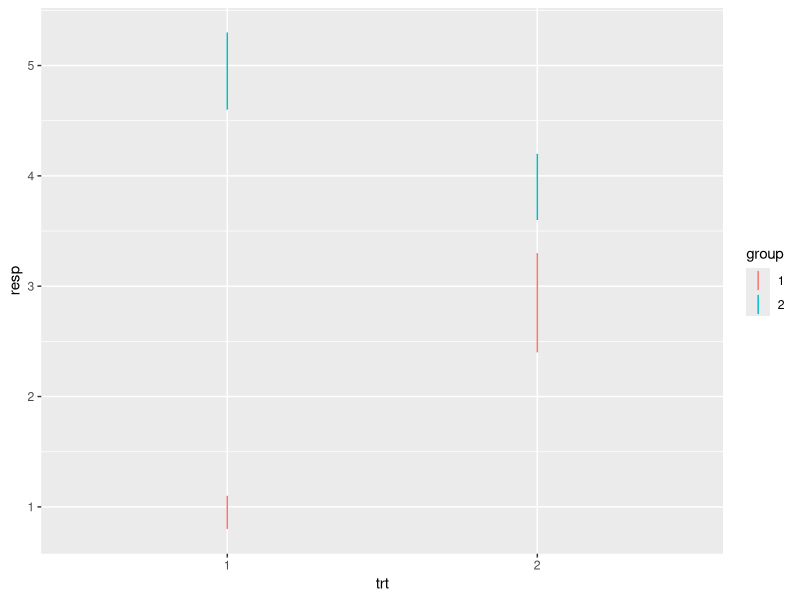
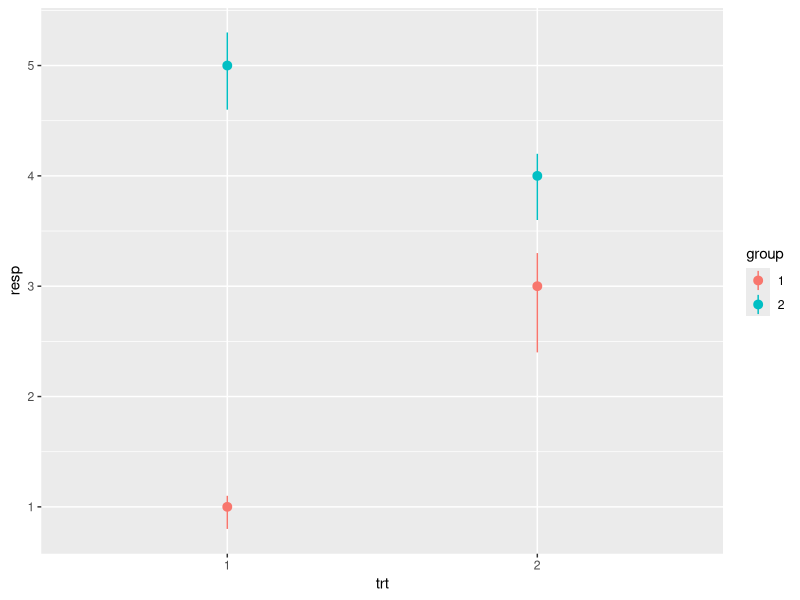
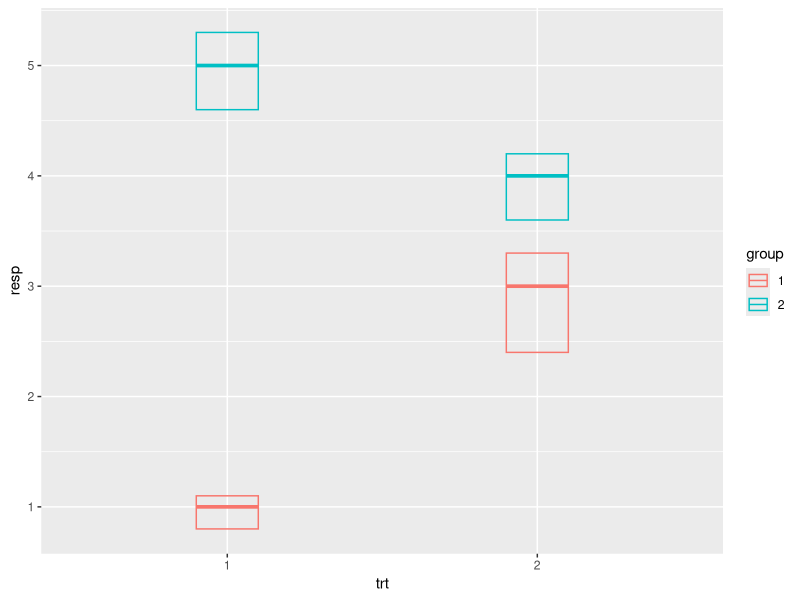
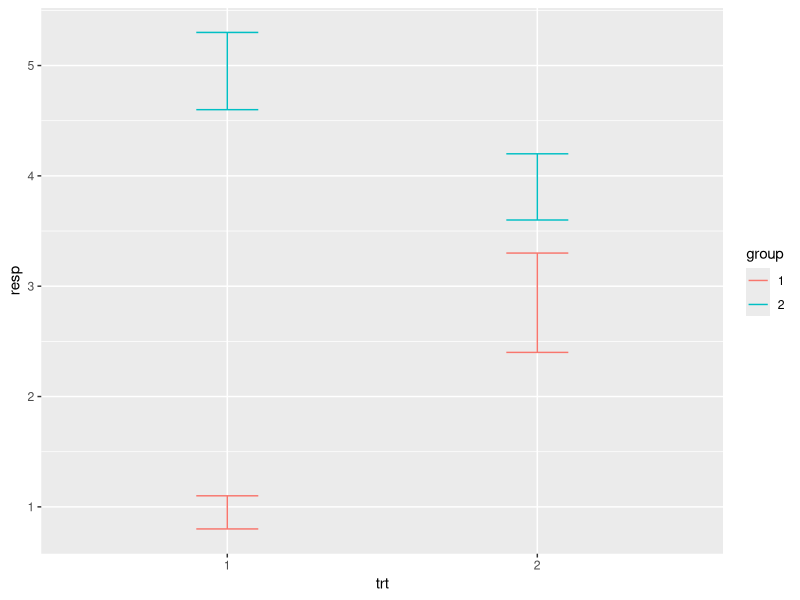
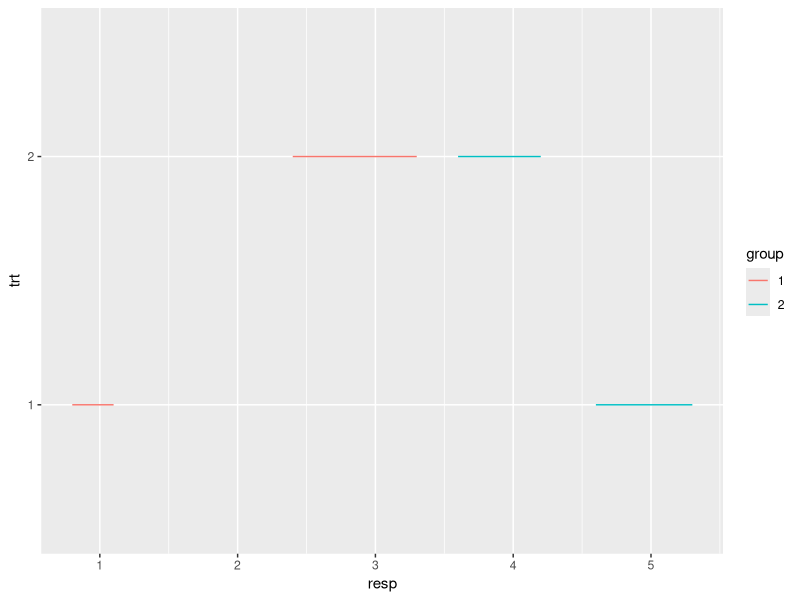
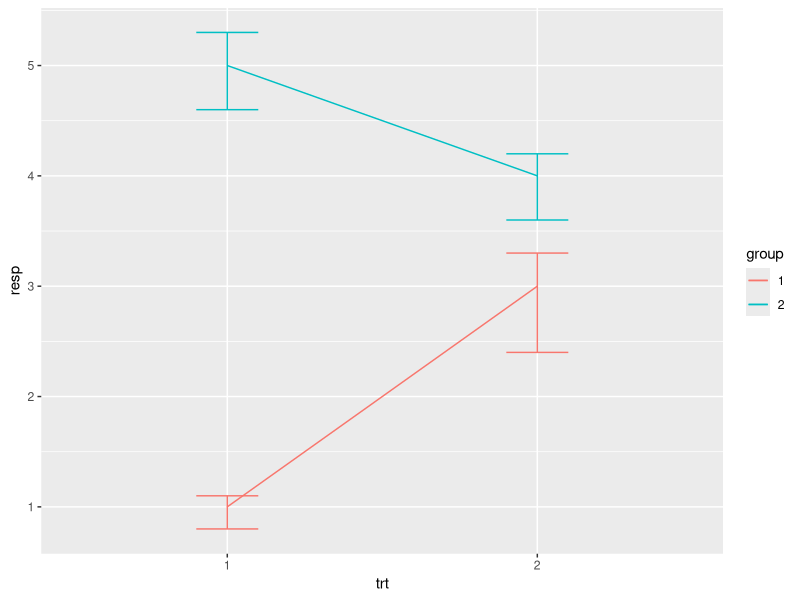
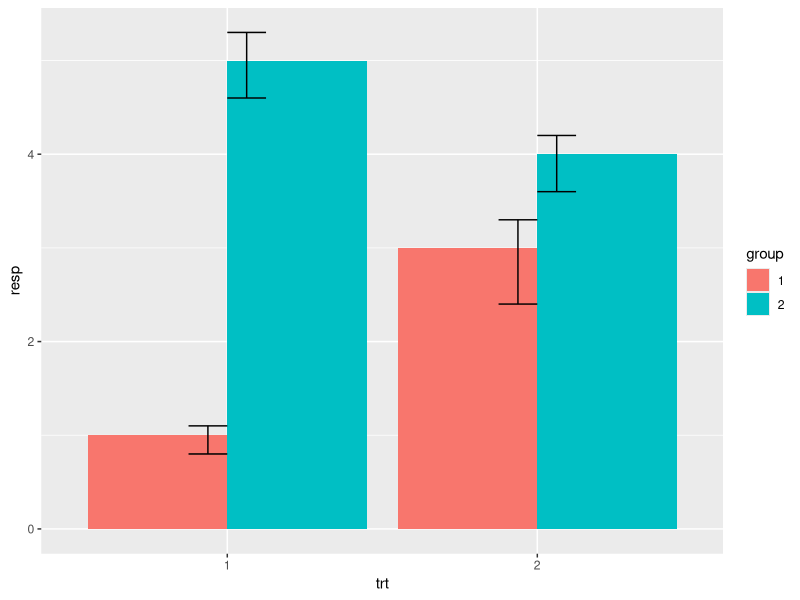
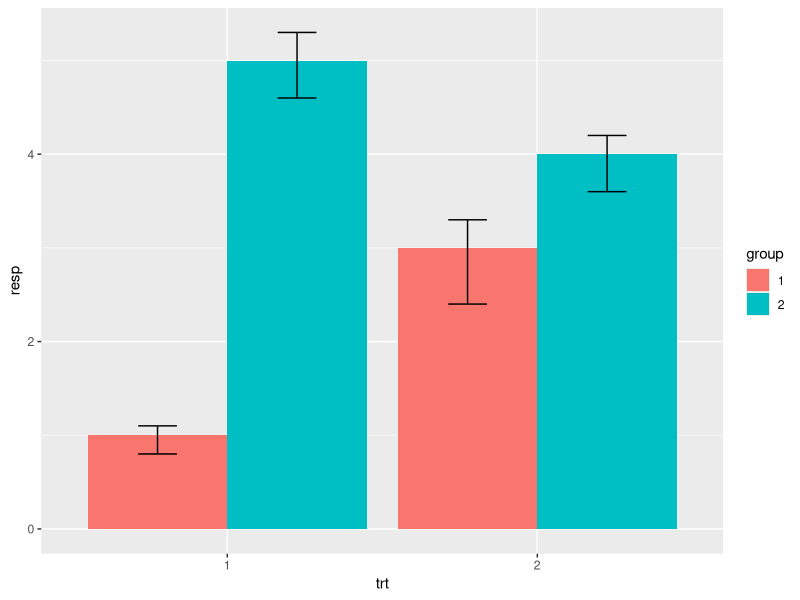

Write the R code that produced these figures, in order.
# r2py crawler metadata
# package: ggplot2
# source_type: rd_example
# topic: geom_linerange.Rd
# source_file: C:\Users\bened\AppData\Local\R\win-library\4.5\ggplot2\help
# lines: 47

suppressPackageStartupMessages(library(ggplot2))
# Create a simple example dataset
df <- data.frame(
  trt = factor(c(1, 1, 2, 2)),
  resp = c(1, 5, 3, 4),
  group = factor(c(1, 2, 1, 2)),
  upper = c(1.1, 5.3, 3.3, 4.2),
  lower = c(0.8, 4.6, 2.4, 3.6)
)

p <- ggplot(df, aes(trt, resp, colour = group))
p + geom_linerange(aes(ymin = lower, ymax = upper))
p + geom_pointrange(aes(ymin = lower, ymax = upper))
p + geom_crossbar(aes(ymin = lower, ymax = upper), width = 0.2)
p + geom_errorbar(aes(ymin = lower, ymax = upper), width = 0.2)

# Flip the orientation by changing mapping
ggplot(df, aes(resp, trt, colour = group)) +
  geom_linerange(aes(xmin = lower, xmax = upper))

# Draw lines connecting group means
p +
  geom_line(aes(group = group)) +
  geom_errorbar(aes(ymin = lower, ymax = upper), width = 0.2)

# If you want to dodge bars and errorbars, you need to manually
# specify the dodge width
p <- ggplot(df, aes(trt, resp, fill = group))
p +
 geom_col(position = "dodge") +
 geom_errorbar(aes(ymin = lower, ymax = upper), position = "dodge", width = 0.25)

# Because the bars and errorbars have different widths
# we need to specify how wide the objects we are dodging are
dodge <- position_dodge(width=0.9)
p +
  geom_col(position = dodge) +
  geom_errorbar(aes(ymin = lower, ymax = upper), position = dodge, width = 0.25)

# When using geom_errorbar() with position_dodge2(), extra padding will be
# needed between the error bars to keep them aligned with the bars.
p +
geom_col(position = "dodge2") +
geom_errorbar(
  aes(ymin = lower, ymax = upper),
  position = position_dodge2(width = 0.5, padding = 0.5)
)
